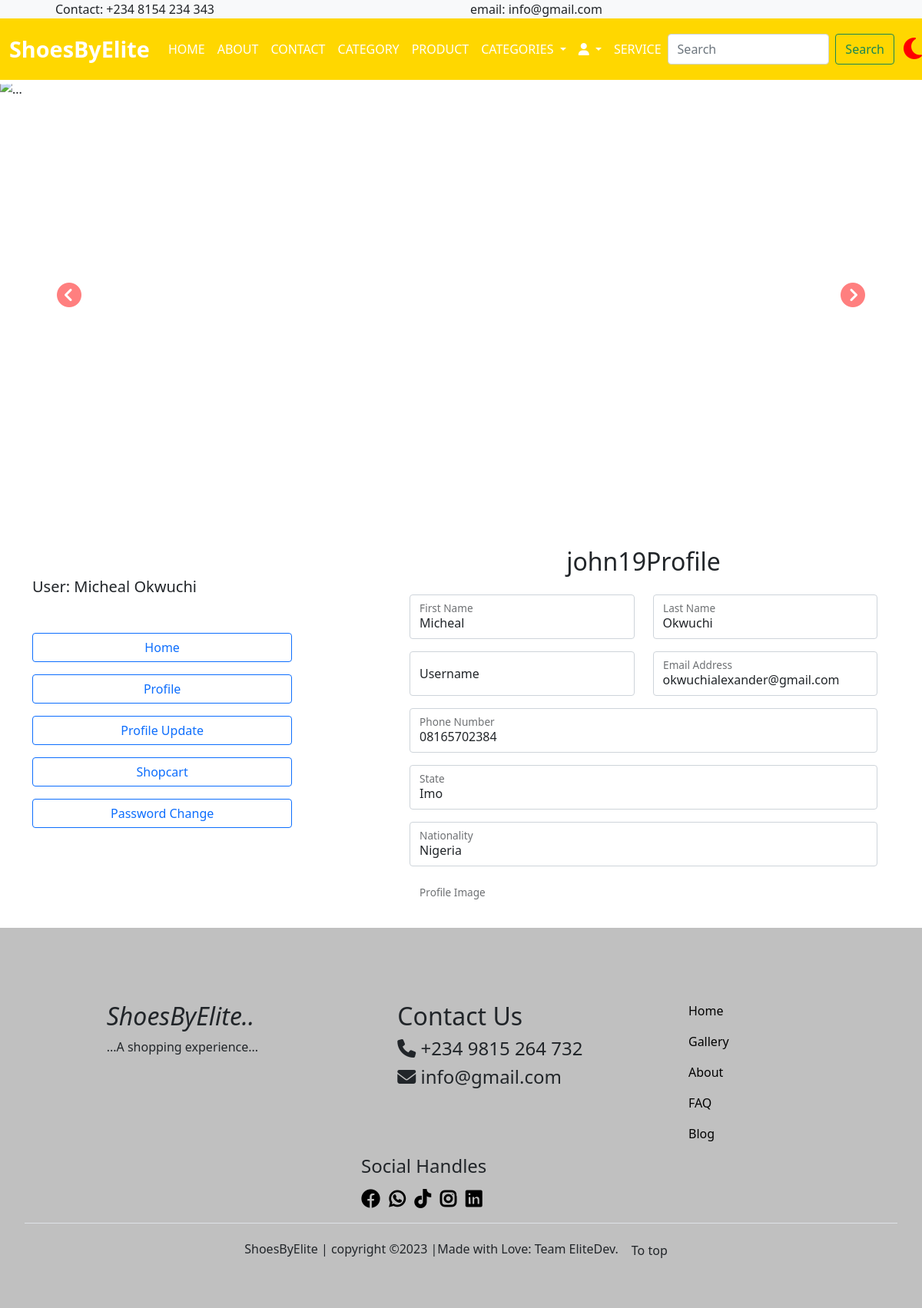
The app's page /profile/ (signed in) with its own data.
### userprofile/models.py (models this page shows, shortened)
class Profile(models.Model):
    user = models.OneToOneField(User, on_delete=models.CASCADE)
    first_name = models.CharField(max_length=100, default='ad')
    last_name = models.CharField(max_length=100, default='ad')
    pix = models.ImageField(upload_to='Profile', default='profile.jpg')
    email = models.EmailField()
    phone = models.CharField(max_length=100)
    address = models.CharField(max_length=150)
    dob = models.CharField(max_length=150)
    nationality = models.CharField(max_length=30)
    gender = models.CharField(max_length=30)
    state = models.CharField(max_length=50)

### home/views.py (the view)
# urls.py: path("profile/", profile, name="profile"),
@login_required(login_url='signin')
def profile(request):
    profile = Profile.objects.get(user__username=request.user.username)
    context ={
        'profile': profile
    }
    return render(request, 'profile.html', context)

### home/context_processors.py (called while the page is built)
def cartcount(request):
    reading = Shopcart.objects.filter(user__username=request.user.username, paid=False)
    cartcount = 0
    for item in reading:
        cartcount += item.quantity
    context={
        'cartcount': cartcount,
    }
    return context

### home/templates/profile.html (shortened to what this page needs)
{% extends 'base.html' %}
{% load static %}
{% block header1 %} {% include 'header1.html' %} {% endblock header1 %}
{% block header %} {% include 'header.html' %} {% endblock header %}
{% block carousel %} {% include 'carousel.html' %} {% endblock carousel %}
{% block content %}
<div class="container mt-5 mb-5">
    <div class="row justify-content-center">
        <div class="col-12 col-md-5">
            <h5 class="pt-3 text-capitalize">User: {{profile.first_name}} {{profile.last_name}}</h5>
            <ul class="list-unstyled mt-5 mb-5">
              <li class="mb-3"><a href="{% url 'index' %}" class="btn w-75 btn-outline-primary">Home</a></li>
              <li class="mb-3"><a href="{% url 'profile' %}" class="btn w-75 btn-outline-primary">Profile</a></li>
              <li class="mb-3"><a href="{% url 'profile_update' %}" class="btn w-75 btn-outline-primary">Profile Update</a></li>
              <li class="mb-3"><a href="{% url 'displaycart' %}" class="btn w-75 btn-outline-primary">Shopcart</a></li>
              <li class="mb-3"><a href="{% url 'password' %}" class="btn w-75 btn-outline-primary">Password Change</a></li>
            </ul>
        </div>
            <div class="col-12 col-md-7">
               <h2 class="text-center">{{user.username}}Profile</h2>
               <div class="cform">
                 <div class="ccform">
                   <form action="">
                       <div class="row justify-content-center">
                           <div class="col-12 col-md-6">
                               <div class="form-floating mb-3">
                                   <input type="text" value= "{{profile.first_name}}" class="form-control" id="floatingInput" placeholder="">
                                   <label for="floatingInput">First Name</label>
                               </div>
                           </div>
                           <div class="col-12 col-md-6">
                               <div class="form-floating mb-3">
                                  <input type="text" value="{{profile.last_name}}" class="form-control" id="floatingInput" placeholder="">
                                  <label for="floatingInput">Last Name</label>
                               </div>
                           </div>
                                <div class="col-12 col-md-6">
                                    <div class="form-floating mb-3">
                                        <input type="text" value="{{profile.username}}" class="form-control" id="floatingInput" placeholder="">
                                        <label for="floatingInput">Username</label>
                                    </div>
                                </div>
                                <div class="col-12 col-md-6">
                                    <div class="form-floating mb-3">
                                       <input type="email" value="{{profile.email}}" class="form-control" id="floatingInput" placeholder="">
                                       <label for="floatingInput">Email Address</label>
                                   </div>
                            </div>
                       </div>
                     <div class="form-floating mb-3">
                        <input type="text" value="{{profile.phone}}" class="form-control" id="floatingInput" placeholder="">
                        <label for="floatingInput">Phone Number</label>
                     </div>
                     <div class="form-floating mb-3">
                        <input type="text" value="{{profile.state}}" class="form-control" id="floatingInput" placeholder="">
                        <label for="floatingInput">State</label>
                     </div>
                     <div class="form-floating mb-3">
                        <input type="text" value="{{profile.nationality}}" class="form-control" id="floatingInput" placeholder="">
                        <label for="floatingInput">Nationality</label>
                     </div>
                     <div class="form-floating mb-3">
                        <label for="floatingInput">Profile Image</label>
                     </div>
                   </form>
                 </div>
               </div>
            </div>
        </div>
    </div>
{% endblock content %}
{% block footer %} {% include 'footer.html' %} {% endblock footer %}

### home/static/css/styles.css (style rules this page uses)
:root { --body--: white; --text-color:red; }
body { background: var(--body--); }
.cform { width: 100%; background: white; }
.cform form { width: 100%; padding: 1rem; }
.cform form input { padding: .8rem; width: 100%; box-shadow: none; outline: none; }

### records on screen
Profile: first_name "Micheal", last_name "Okwuchi", email "okwuchialexander@gmail.com", phone "08165702384", state "Imo", nationality "Nigeria"

### other values on screen
{{ user.username }} "john19"
